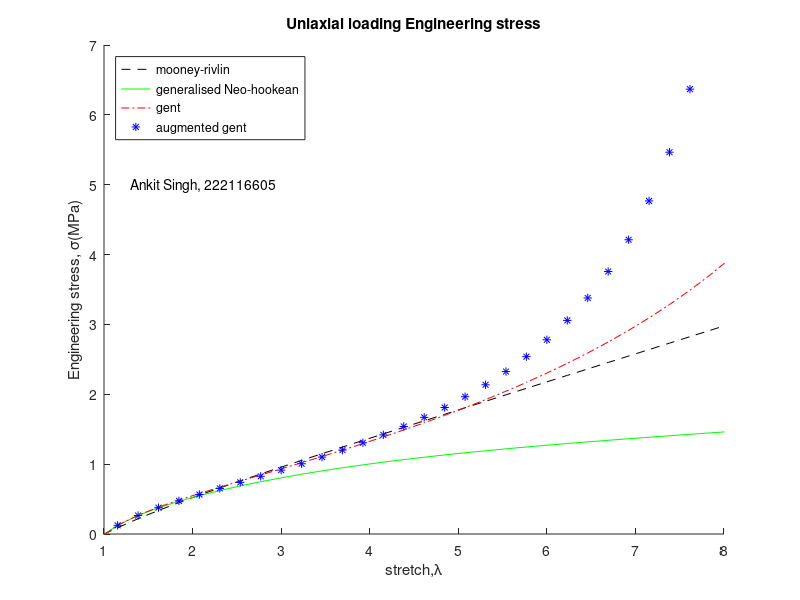

The MATLAB source for this figure:
%{
 uniaxial modelling
 plot of various models
mooney Rivlin 
Generalized Neo-hookean
 Gent
 augmented gent 
%}
clear all  clc, close all;

c1=0.199, c2=-0.1; %MPa unit
u=0.31, N=-10.81;
A=10.5, B=0.09;
Jm1=170, Jm2=84;

y=linspace(0,9,40);

i1=y.^2+2./y;

hold on;
%mooney Rivlin
 mr= 2*c1*(y-y.^(-2))+2*c2*(1-y.^(-3));

 %Generalized Neo-Hookean
 gnh=2*u.*N.*((3-3*N)./(1-3*N)).*(1./(6*N)-1./(i1-3*N)).*(y-y.^(-2));
  %Gent
 g= u.*Jm1.*(y-y.^(-2))./(Jm1-i1+3);
 
 %Augmented Gent
 ag=(2*A./(Jm2*y.^2-y.^4-2*y) + B./(sqrt(1+2*y).*(y.^2))).*(y.^3-1);
 
 plot(y,mr,'black--');
 plot(y,gnh,'g-');
 plot(y,g,'r-.');
 plot(y,ag,'b*');
 xlabel('stretch,\lambda');
 ylabel('Engineering stress, \sigma(MPa)');
 legend('mooney-rivlin','generalised Neo-hookean','gent','augmented gent')
 legend('location','northwest');
 title('Uniaxial loading Engineering stress');
 legend('location','northwest');
 text(1.3,5,'Ankit Singh, 222116605');
 axis([1 8 0 7]);
 
 